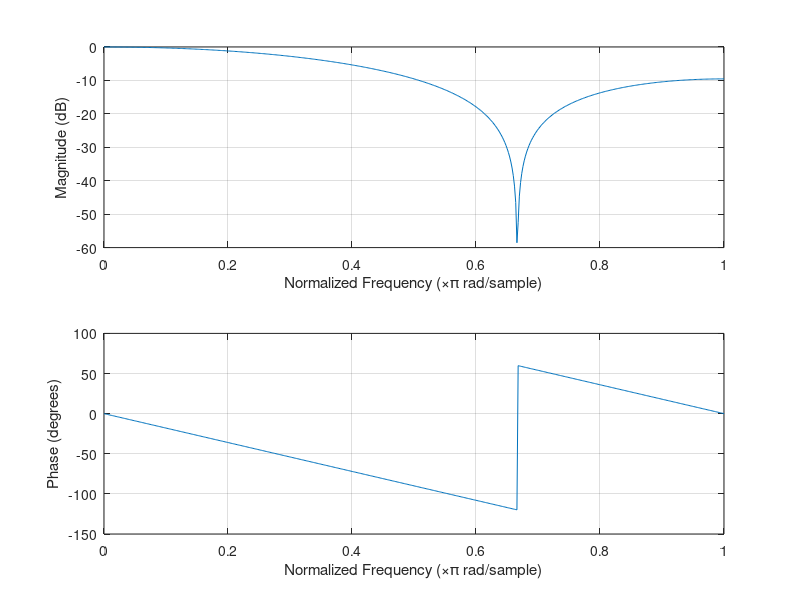
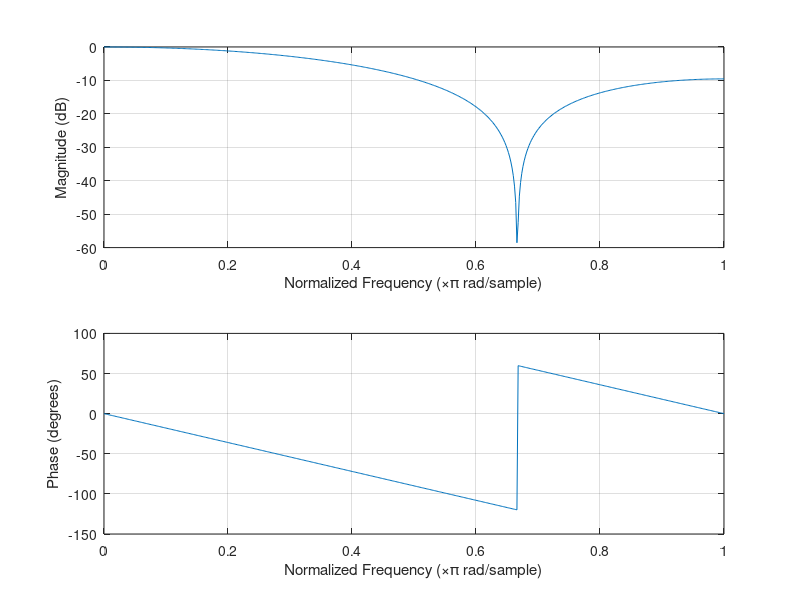
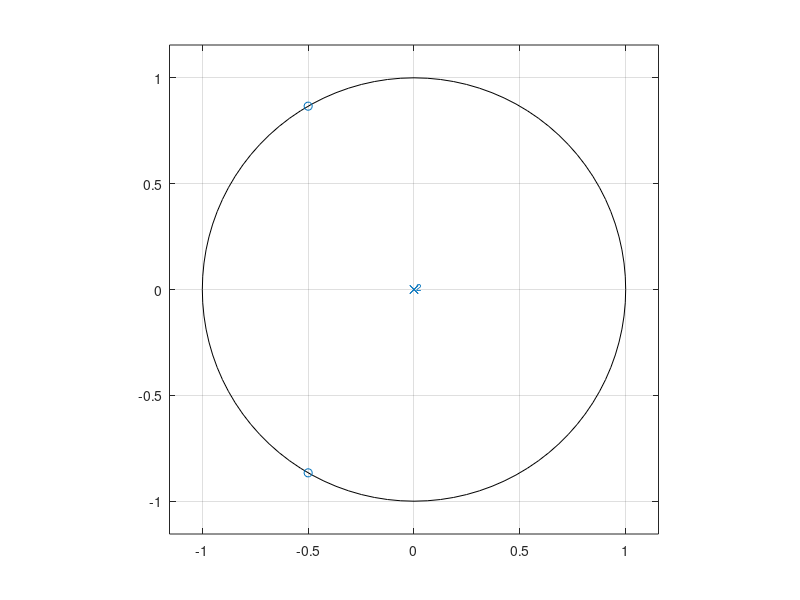

Recreate these plots in MATLAB, in order.
% Assigment 3

%Ex 2
H = [1 1 1]*(1/3);
figure(201)
freqz(H,1);

% y(n) = (x(n) + x(n-1) + x(n-2))* (1/3)  = {1/3 1/3 1/3}
% Y(z) = (1/3)*X(z)*z^{0} + (1/3)*X(z)*z^{-1} + (1/3)*X(z)*z^{-2}
% => Y/X = (1/3)*(1 + 1/z +1/z^2)=(1/3)*((z^2+z+1)/(z^2))
% in matlab terms:
B=[1 1 1];
A=[3 0 0];

figure(202)
freqz(B,A)

figure(203)
zplane(B,A)

roots(B)
roots(A)


r1= -0.5000 + 0.8660i;
r2= -0.5000 - 0.8660i;
rho1=abs(r1);
theta1=angle(r1);
rho2=abs(r2);
theta2=angle(r2);
x1=rho1*exp(j*theta1); %exp(j*2.09 rad)
x2=rho2*exp(j*theta2); %exp(-j*2.09 rad)
%The unit cirle, in the z-plane, maps on to the frequency responce.
%With a normalized response, the top half of the unit cirle maps
%on to along the normalized axis.
%Since there are pi radians on half a circle, and the gain dips
% at poles, the frequency responce dips at 2.0944/pi = 0.6665 rad/sample

%the phase is linear (since the filter is symmtric), and wraps around at
% also 0.6665 rad/sample.

% the suppressed frequency will be:
% omega_{sup} = 0.6655 * \omega_{N} = 0.665* omega_{s}/2
% f_sup = omega_{sup}*2*pi
% 
%if T = 1s, fs = 1Hz and
f_sup = 0.6665*2*pi*1; %4.1877 Hz

% ASK ABOUT THIS!!!!

